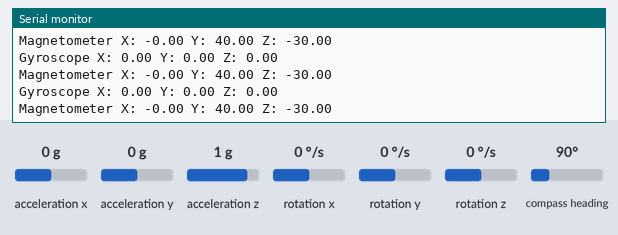
Recording of a sketch running on a simulated Arduino Uno, built with avr-gcc and run on an emulated ATmega328P. Shown: the last lines printed to the serial monitor. The test bench sets the inputs (shaded band); at power-on: rotation x 0 °/s, rotation y 0 °/s, rotation z 0 °/s, compass heading 90°, acceleration x 0 g, acceleration y 0 g, acceleration z 1 g.

Above: at 2.2 s.
2.3 s: rotation x set to -192 °/s
At 2.81 s:
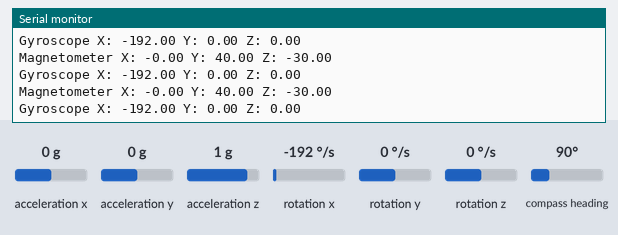
3.8 s: rotation y set to -192 °/s
At 3.88 s:
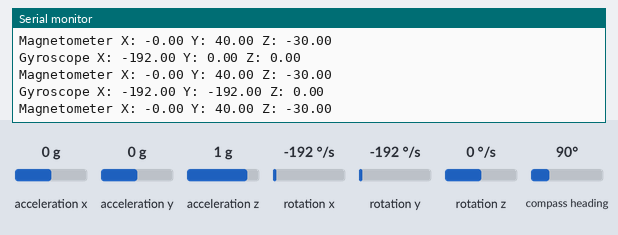
5.3 s: rotation z set to -192 °/s
At 5.37 s:
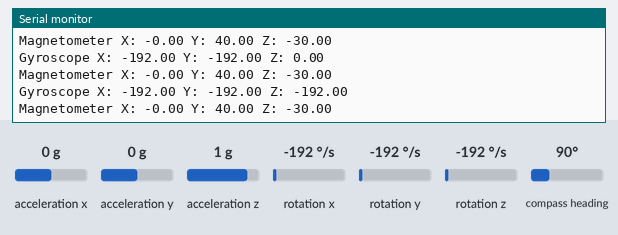
6.8 s: compass heading set to 7°
At 6.86 s:
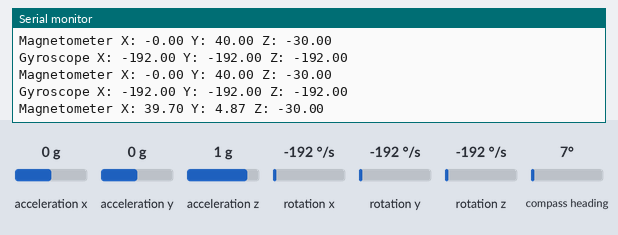

Measured:
- after the input at 2.3 s, the serial monitor: prints a new line after 0.08 s (image 1)
- after the input at 3.8 s, the serial monitor: prints a new line after 0.07 s (image 2)
- after the input at 5.3 s, the serial monitor: prints a new line after 0.06 s (image 3)
- after the input at 6.8 s, the serial monitor: prints a new line after 0.06 s (image 4)

The sketch:

GYBNO055.ino
```cpp
#include <Wire.h>
#include <Adafruit_Sensor.h>
#include <Adafruit_BNO055.h>

// Create the BNO055 instance
Adafruit_BNO055 bno = Adafruit_BNO055(55);

void setup() {
  Serial.begin(115200);
  Serial.println("Orientation Sensor Test"); Serial.println("");

  // Initialize the BNO055
  if (!bno.begin()) {
    Serial.print("No BNO055 detected. Check your wiring or I2C ADDR!");
    while (1);
  }

  delay(1000);
  bno.setExtCrystalUse(true);
}

void loop() {
  // Get vector data
  imu::Vector<3> gyro = bno.getVector(Adafruit_BNO055::VECTOR_GYROSCOPE);
  imu::Vector<3> mag = bno.getVector(Adafruit_BNO055::VECTOR_MAGNETOMETER);

  // Print gyroscopic data
  Serial.print("Gyroscope X: ");
  Serial.print(gyro.x());
  Serial.print(" Y: ");
  Serial.print(gyro.y());
  Serial.print(" Z: ");
  Serial.println(gyro.z());

  // Print magnetometer data
  Serial.print("Magnetometer X: ");
  Serial.print(mag.x());
  Serial.print(" Y: ");
  Serial.print(mag.y());
  Serial.print(" Z: ");
  Serial.println(mag.z());

  delay(100); // Delay a bit to not overload the serial port
}
```
